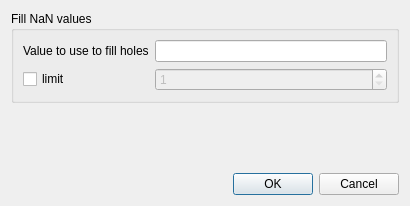
<?xml version="1.0" encoding="UTF-8"?>
<ui version="4.0">
 <class>DADialogDataFrameFillna</class>
 <widget class="QDialog" name="DADialogDataFrameFillna">
  <property name="geometry">
   <rect>
    <x>0</x>
    <y>0</y>
    <width>410</width>
    <height>206</height>
   </rect>
  </property>
  <property name="windowTitle">
   <string>Fill Nan</string>
  </property>
  <layout class="QVBoxLayout" name="verticalLayout">
   <item>
    <widget class="QGroupBox" name="groupBoxFillna">
     <property name="title">
      <string>Fill NaN values</string>
     </property>
     <layout class="QGridLayout" name="gridLayout">
      <item row="1" column="0">
       <widget class="QCheckBox" name="checkBoxLimit">
        <property name="toolTip">
         <string>This is the maximum number of consecutive NaN values to forward/backward fill. In other words, if there is a gap with more than this number of consecutive NaNs, it will only be partially filled</string>
        </property>
        <property name="text">
         <string>limit</string>
        </property>
       </widget>
      </item>
      <item row="1" column="1">
       <widget class="QSpinBox" name="spinBoxLimit">
        <property name="enabled">
         <bool>false</bool>
        </property>
        <property name="toolTip">
         <string>This is the maximum number of entries along the entire axis where NaNs will be filled. Must be greater than 0</string>
        </property>
        <property name="minimum">
         <number>1</number>
        </property>
        <property name="maximum">
         <number>999999999</number>
        </property>
       </widget>
      </item>
      <item row="0" column="1">
       <widget class="QLineEdit" name="lineEditValue"/>
      </item>
      <item row="0" column="0">
       <widget class="QLabel" name="label">
        <property name="text">
         <string>Value to use to fill holes</string>
        </property>
       </widget>
      </item>
     </layout>
    </widget>
   </item>
   <item>
    <spacer name="verticalSpacer">
     <property name="orientation">
      <enum>Qt::Orientation::Vertical</enum>
     </property>
     <property name="sizeHint" stdset="0">
      <size>
       <width>20</width>
       <height>40</height>
      </size>
     </property>
    </spacer>
   </item>
   <item>
    <layout class="QHBoxLayout" name="horizontalLayout">
     <item>
      <spacer name="horizontalSpacer">
       <property name="orientation">
        <enum>Qt::Orientation::Horizontal</enum>
       </property>
       <property name="sizeHint" stdset="0">
        <size>
         <width>40</width>
         <height>20</height>
        </size>
       </property>
      </spacer>
     </item>
     <item>
      <widget class="QPushButton" name="pushButtonOK">
       <property name="text">
        <string>OK</string>
       </property>
       <property name="icon">
        <iconset resource="../icon.qrc">
         <normaloff>:/DAGui/icon/accept.svg</normaloff>:/DAGui/icon/accept.svg</iconset>
       </property>
       <property name="default">
        <bool>true</bool>
       </property>
      </widget>
     </item>
     <item>
      <widget class="QPushButton" name="pushButtonCancel">
       <property name="text">
        <string>Cancel</string>
       </property>
       <property name="icon">
        <iconset resource="../icon.qrc">
         <normaloff>:/DAGui/icon/cancel.svg</normaloff>:/DAGui/icon/cancel.svg</iconset>
       </property>
      </widget>
     </item>
    </layout>
   </item>
  </layout>
 </widget>
 <resources>
  <include location="../icon.qrc"/>
 </resources>
 <connections>
  <connection>
   <sender>pushButtonOK</sender>
   <signal>clicked()</signal>
   <receiver>DADialogDataFrameFillna</receiver>
   <slot>accept()</slot>
   <hints>
    <hint type="sourcelabel">
     <x>261</x>
     <y>172</y>
    </hint>
    <hint type="destinationlabel">
     <x>154</x>
     <y>130</y>
    </hint>
   </hints>
  </connection>
  <connection>
   <sender>pushButtonCancel</sender>
   <signal>clicked()</signal>
   <receiver>DADialogDataFrameFillna</receiver>
   <slot>reject()</slot>
   <hints>
    <hint type="sourcelabel">
     <x>360</x>
     <y>172</y>
    </hint>
    <hint type="destinationlabel">
     <x>311</x>
     <y>115</y>
    </hint>
   </hints>
  </connection>
  <connection>
   <sender>checkBoxLimit</sender>
   <signal>toggled(bool)</signal>
   <receiver>spinBoxLimit</receiver>
   <slot>setEnabled(bool)</slot>
   <hints>
    <hint type="sourcelabel">
     <x>46</x>
     <y>80</y>
    </hint>
    <hint type="destinationlabel">
     <x>351</x>
     <y>81</y>
    </hint>
   </hints>
  </connection>
 </connections>
</ui>
